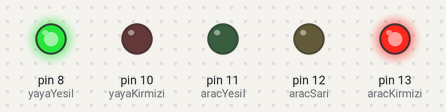
Simulated run of this sketch. Board: Arduino Uno, built with avr-gcc and run on an emulated ATmega328P. Shown: output pins drawn as LEDs (lit = HIGH).

Above: at 0.5 s.
At 3.5 s:
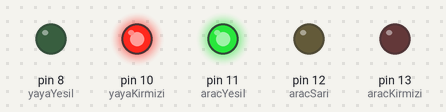
At 7.5 s:
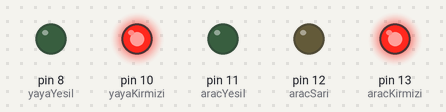
At 11.5 s:
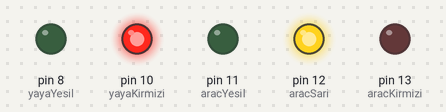
Timing chart, 0 to 13.0 s (numbered marks = the images above):
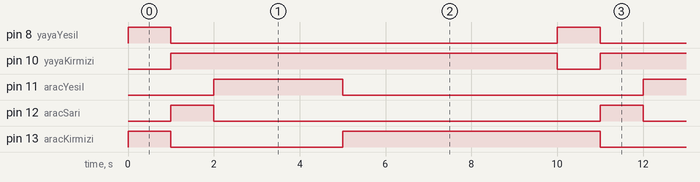

Measured:
- by itself, pin 8 (yayaYesil), pin 12 (aracSari): alternates HIGH for 1.0 s and LOW for 9.0 s
- by itself, pin 10 (yayaKirmizi): alternates HIGH for 9.0 s and LOW for 1.0 s
- by itself, pin 11 (aracYesil): alternates HIGH for 3.0 s and LOW for 7.0 s
- by itself, pin 13 (aracKirmizi): repeats every 10.0 s: LOW 4.0 s, HIGH 6.0 s

The sketch:

trafik_isigi.ino
```cpp
const int aracKirmizi = 13;
const int aracSari = 12;
const int aracYesil = 11;

const int yayaKirmizi = 10;

const int yayaYesil = 8;

void setup() {
  // put your setup code here, to run once:
  pinMode(aracKirmizi, OUTPUT);
  pinMode(aracSari, OUTPUT);
  pinMode(aracYesil, OUTPUT);

  pinMode(yayaKirmizi, OUTPUT);

  pinMode(yayaYesil, OUTPUT);
}

void loop() {
  // put your main code here, to run repeatedly:
  digitalWrite(aracKirmizi, HIGH);
  digitalWrite(aracSari, LOW);
  digitalWrite(aracYesil, LOW);
  digitalWrite(yayaKirmizi, LOW);
  digitalWrite(yayaYesil, HIGH);

  delay(1000);


  digitalWrite(aracKirmizi, LOW);
  digitalWrite(aracSari, HIGH);
  digitalWrite(aracYesil, LOW);
  digitalWrite(yayaKirmizi, HIGH);
  digitalWrite(yayaYesil, LOW);

  delay(1000);


  digitalWrite(aracKirmizi, LOW);
  digitalWrite(aracSari, LOW);
  digitalWrite(aracYesil, HIGH);
  digitalWrite(yayaKirmizi, HIGH);
  digitalWrite(yayaYesil, LOW);

  delay(1000);

  //acil geçiş
  delay(1000);
  delay(1000);

  digitalWrite(aracKirmizi, HIGH);
  digitalWrite(aracSari, LOW);
  digitalWrite(aracYesil, LOW);
  digitalWrite(yayaKirmizi, HIGH);
  digitalWrite(yayaYesil, LOW);
delay(1000);
  digitalWrite(aracKirmizi, LOW);
  digitalWrite(yayaKirmizi, LOW);
  digitalWrite(aracKirmizi, HIGH);
  digitalWrite(aracSari, LOW);
  digitalWrite(aracYesil, LOW);
  digitalWrite(yayaKirmizi, HIGH);
  digitalWrite(yayaYesil, LOW);


  delay(1000);
  delay(1000);
  delay(1000);
  delay(1000);
}
```
